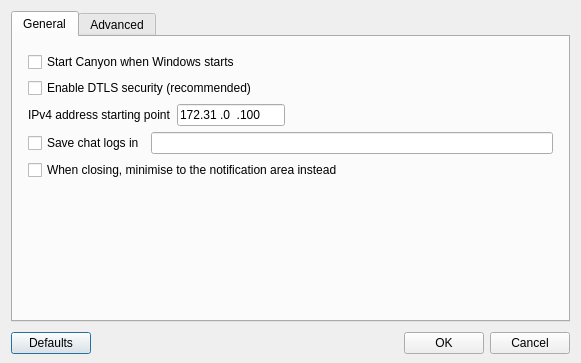
<?xml version="1.0" encoding="UTF-8"?>
<ui version="4.0">
 <class>FormOptions</class>
 <widget class="QDialog" name="FormOptions">
  <property name="windowModality">
   <enum>Qt::WindowModal</enum>
  </property>
  <property name="geometry">
   <rect>
    <x>0</x>
    <y>0</y>
    <width>581</width>
    <height>363</height>
   </rect>
  </property>
  <property name="font">
   <font>
    <weight>50</weight>
    <bold>false</bold>
   </font>
  </property>
  <property name="windowTitle">
   <string>Options</string>
  </property>
  <property name="styleSheet">
   <string notr="true"/>
  </property>
  <layout class="QVBoxLayout" name="verticalLayout">
   <property name="bottomMargin">
    <number>4</number>
   </property>
   <item>
    <widget class="QTabWidget" name="tabWidget">
     <property name="tabPosition">
      <enum>QTabWidget::North</enum>
     </property>
     <property name="tabShape">
      <enum>QTabWidget::Rounded</enum>
     </property>
     <property name="currentIndex">
      <number>0</number>
     </property>
     <property name="tabsClosable">
      <bool>false</bool>
     </property>
     <widget class="QWidget" name="tab">
      <attribute name="title">
       <string>General</string>
      </attribute>
      <layout class="QVBoxLayout" name="verticalLayout_2">
       <property name="spacing">
        <number>6</number>
       </property>
       <property name="margin">
        <number>15</number>
       </property>
       <item>
        <widget class="QCheckBox" name="checkStartWindows">
         <property name="text">
          <string>Start Canyon when Windows starts</string>
         </property>
        </widget>
       </item>
       <item>
        <widget class="QCheckBox" name="checkDtls">
         <property name="text">
          <string>Enable DTLS security (recommended)</string>
         </property>
        </widget>
       </item>
       <item>
        <layout class="QHBoxLayout" name="horizontalLayout">
         <item>
          <widget class="QLabel" name="label">
           <property name="text">
            <string>IPv4 address starting point</string>
           </property>
          </widget>
         </item>
         <item>
          <widget class="QLineEdit" name="editIpv4">
           <property name="sizePolicy">
            <sizepolicy hsizetype="Minimum" vsizetype="Fixed">
             <horstretch>0</horstretch>
             <verstretch>0</verstretch>
            </sizepolicy>
           </property>
           <property name="inputMask">
            <string>000.000.000.000; </string>
           </property>
           <property name="text">
            <string>172.31.0.100</string>
           </property>
          </widget>
         </item>
         <item>
          <spacer name="horizontalSpacer">
           <property name="orientation">
            <enum>Qt::Horizontal</enum>
           </property>
           <property name="sizeHint" stdset="0">
            <size>
             <width>40</width>
             <height>20</height>
            </size>
           </property>
          </spacer>
         </item>
        </layout>
       </item>
       <item>
        <layout class="QHBoxLayout" name="horizontalLayout_4">
         <item>
          <widget class="QCheckBox" name="checkSaveLogs">
           <property name="text">
            <string>Save chat logs in</string>
           </property>
          </widget>
         </item>
         <item>
          <widget class="QLineEdit" name="editLogs"/>
         </item>
        </layout>
       </item>
       <item>
        <widget class="QCheckBox" name="checkRunBackground">
         <property name="text">
          <string>When closing, minimise to the notification area instead</string>
         </property>
        </widget>
       </item>
       <item>
        <spacer name="verticalSpacer">
         <property name="orientation">
          <enum>Qt::Vertical</enum>
         </property>
         <property name="sizeHint" stdset="0">
          <size>
           <width>20</width>
           <height>40</height>
          </size>
         </property>
        </spacer>
       </item>
      </layout>
     </widget>
     <widget class="QWidget" name="tab_2">
      <attribute name="title">
       <string>Advanced</string>
      </attribute>
      <layout class="QVBoxLayout" name="verticalLayout_3">
       <property name="margin">
        <number>15</number>
       </property>
       <item>
        <layout class="QHBoxLayout" name="horizontalLayout_2">
         <item>
          <widget class="QLabel" name="label_2">
           <property name="text">
            <string>Canyon signaling port</string>
           </property>
          </widget>
         </item>
         <item>
          <widget class="QLineEdit" name="editPort">
           <property name="sizePolicy">
            <sizepolicy hsizetype="Minimum" vsizetype="Fixed">
             <horstretch>0</horstretch>
             <verstretch>0</verstretch>
            </sizepolicy>
           </property>
           <property name="minimumSize">
            <size>
             <width>50</width>
             <height>0</height>
            </size>
           </property>
           <property name="inputMask">
            <string>999999; </string>
           </property>
           <property name="text">
            <string>62608</string>
           </property>
          </widget>
         </item>
         <item>
          <spacer name="horizontalSpacer_2">
           <property name="orientation">
            <enum>Qt::Horizontal</enum>
           </property>
           <property name="sizeHint" stdset="0">
            <size>
             <width>40</width>
             <height>20</height>
            </size>
           </property>
          </spacer>
         </item>
        </layout>
       </item>
       <item>
        <layout class="QHBoxLayout" name="horizontalLayout_3">
         <item>
          <widget class="QLabel" name="label_3">
           <property name="text">
            <string>Signaling wait time (ms)</string>
           </property>
          </widget>
         </item>
         <item>
          <widget class="QLineEdit" name="editTimeout">
           <property name="sizePolicy">
            <sizepolicy hsizetype="Fixed" vsizetype="Fixed">
             <horstretch>0</horstretch>
             <verstretch>0</verstretch>
            </sizepolicy>
           </property>
           <property name="minimumSize">
            <size>
             <width>40</width>
             <height>0</height>
            </size>
           </property>
           <property name="inputMask">
            <string/>
           </property>
           <property name="text">
            <string>1500</string>
           </property>
          </widget>
         </item>
         <item>
          <spacer name="horizontalSpacer_3">
           <property name="orientation">
            <enum>Qt::Horizontal</enum>
           </property>
           <property name="sizeHint" stdset="0">
            <size>
             <width>40</width>
             <height>20</height>
            </size>
           </property>
          </spacer>
         </item>
        </layout>
       </item>
       <item>
        <widget class="QCheckBox" name="checkOnDemand">
         <property name="text">
          <string>Enable on demand connection</string>
         </property>
        </widget>
       </item>
       <item>
        <layout class="QHBoxLayout" name="horizontalLayout_5">
         <item>
          <widget class="QLabel" name="label_4">
           <property name="sizePolicy">
            <sizepolicy hsizetype="Fixed" vsizetype="Preferred">
             <horstretch>0</horstretch>
             <verstretch>0</verstretch>
            </sizepolicy>
           </property>
           <property name="text">
            <string>IPv6 virtual address prefix</string>
           </property>
          </widget>
         </item>
         <item>
          <widget class="QLineEdit" name="lineEdit">
           <property name="sizePolicy">
            <sizepolicy hsizetype="Minimum" vsizetype="Fixed">
             <horstretch>0</horstretch>
             <verstretch>0</verstretch>
            </sizepolicy>
           </property>
           <property name="minimumSize">
            <size>
             <width>150</width>
             <height>0</height>
            </size>
           </property>
           <property name="toolTip">
            <string/>
           </property>
           <property name="inputMask">
            <string>HHHH:HHHH:HHHH:HHHH; </string>
           </property>
           <property name="text">
            <string>fd50:0dbc:41f2:4a3c</string>
           </property>
          </widget>
         </item>
         <item>
          <spacer name="horizontalSpacer_4">
           <property name="orientation">
            <enum>Qt::Horizontal</enum>
           </property>
           <property name="sizeHint" stdset="0">
            <size>
             <width>40</width>
             <height>20</height>
            </size>
           </property>
          </spacer>
         </item>
        </layout>
       </item>
       <item>
        <widget class="QCheckBox" name="checkAutoAccept">
         <property name="text">
          <string>Accept all incoming file transfer requests</string>
         </property>
        </widget>
       </item>
       <item>
        <layout class="QHBoxLayout" name="horizontalLayout_6">
         <item>
          <widget class="QLabel" name="label_5">
           <property name="text">
            <string>Save transfer downloads in</string>
           </property>
          </widget>
         </item>
         <item>
          <widget class="QLineEdit" name="editDownloadLocation"/>
         </item>
        </layout>
       </item>
       <item>
        <spacer name="verticalSpacer_2">
         <property name="orientation">
          <enum>Qt::Vertical</enum>
         </property>
         <property name="sizeHint" stdset="0">
          <size>
           <width>20</width>
           <height>40</height>
          </size>
         </property>
        </spacer>
       </item>
      </layout>
     </widget>
    </widget>
   </item>
   <item>
    <layout class="QHBoxLayout">
     <property name="spacing">
      <number>6</number>
     </property>
     <property name="margin">
      <number>0</number>
     </property>
     <item>
      <widget class="QPushButton" name="btnDefaults">
       <property name="text">
        <string>Defaults</string>
       </property>
      </widget>
     </item>
     <item>
      <spacer>
       <property name="orientation">
        <enum>Qt::Horizontal</enum>
       </property>
       <property name="sizeHint" stdset="0">
        <size>
         <width>131</width>
         <height>31</height>
        </size>
       </property>
      </spacer>
     </item>
     <item>
      <widget class="QPushButton" name="okButton">
       <property name="minimumSize">
        <size>
         <width>80</width>
         <height>0</height>
        </size>
       </property>
       <property name="text">
        <string>OK</string>
       </property>
      </widget>
     </item>
     <item>
      <widget class="QPushButton" name="cancelButton">
       <property name="minimumSize">
        <size>
         <width>80</width>
         <height>0</height>
        </size>
       </property>
       <property name="text">
        <string>Cancel</string>
       </property>
      </widget>
     </item>
    </layout>
   </item>
  </layout>
 </widget>
 <tabstops>
  <tabstop>tabWidget</tabstop>
  <tabstop>checkStartWindows</tabstop>
  <tabstop>checkDtls</tabstop>
  <tabstop>editIpv4</tabstop>
  <tabstop>checkSaveLogs</tabstop>
  <tabstop>editLogs</tabstop>
  <tabstop>editPort</tabstop>
  <tabstop>editTimeout</tabstop>
  <tabstop>checkOnDemand</tabstop>
  <tabstop>okButton</tabstop>
  <tabstop>cancelButton</tabstop>
  <tabstop>btnDefaults</tabstop>
 </tabstops>
 <resources>
  <include location="mainform.qrc"/>
 </resources>
 <connections>
  <connection>
   <sender>okButton</sender>
   <signal>clicked()</signal>
   <receiver>FormOptions</receiver>
   <slot>accept()</slot>
   <hints>
    <hint type="sourcelabel">
     <x>278</x>
     <y>253</y>
    </hint>
    <hint type="destinationlabel">
     <x>96</x>
     <y>254</y>
    </hint>
   </hints>
  </connection>
  <connection>
   <sender>cancelButton</sender>
   <signal>clicked()</signal>
   <receiver>FormOptions</receiver>
   <slot>reject()</slot>
   <hints>
    <hint type="sourcelabel">
     <x>369</x>
     <y>253</y>
    </hint>
    <hint type="destinationlabel">
     <x>179</x>
     <y>282</y>
    </hint>
   </hints>
  </connection>
  <connection>
   <sender>btnDefaults</sender>
   <signal>clicked()</signal>
   <receiver>FormOptions</receiver>
   <slot>OnDefaults()</slot>
   <hints>
    <hint type="sourcelabel">
     <x>51</x>
     <y>341</y>
    </hint>
    <hint type="destinationlabel">
     <x>290</x>
     <y>181</y>
    </hint>
   </hints>
  </connection>
 </connections>
 <slots>
  <slot>OnDefaults()</slot>
 </slots>
</ui>
